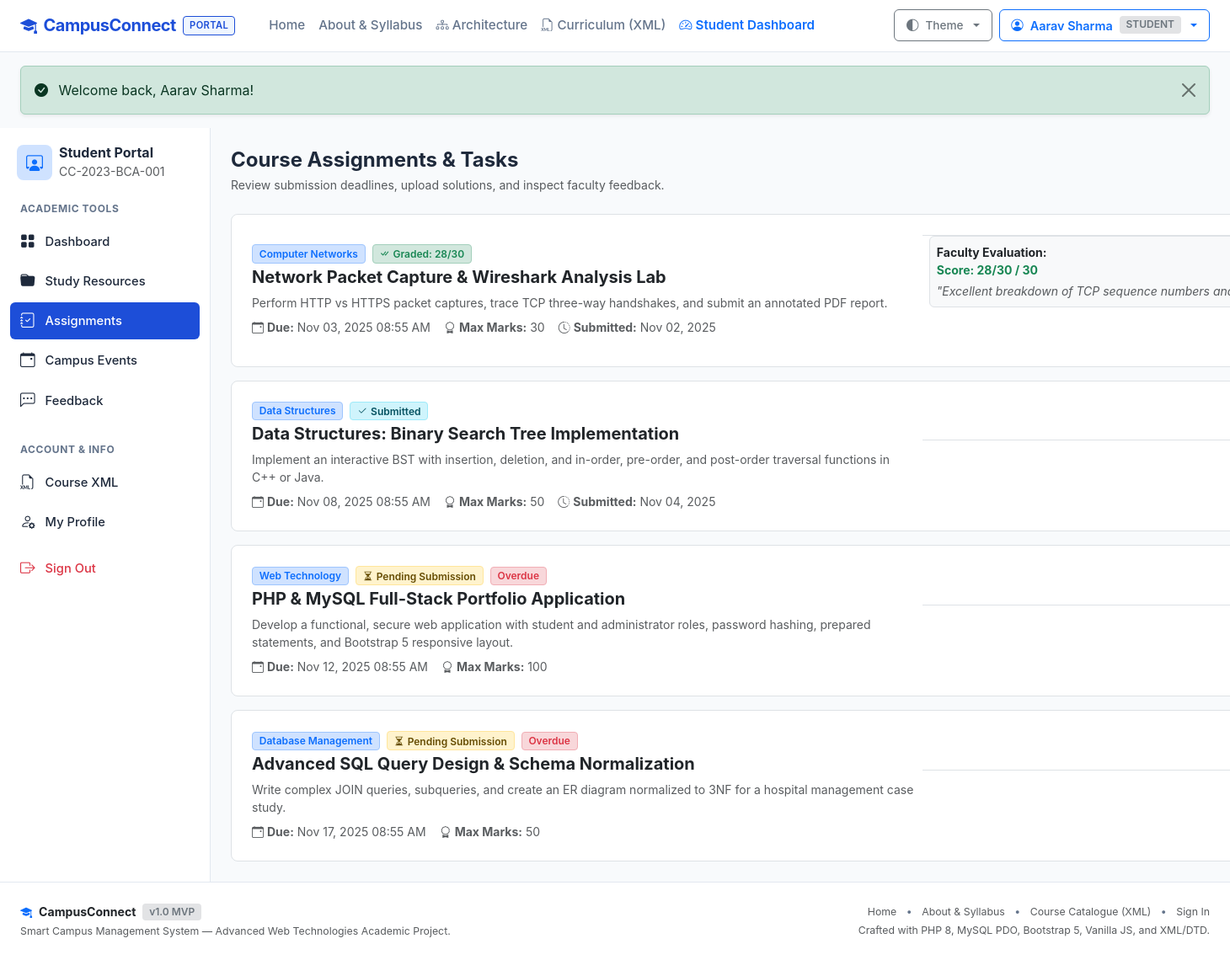
The page /student/assignments.php (signed in) on the database its author committed.
### tables this page shows
CREATE TABLE `assignment_submissions` (
  `id` INT AUTO_INCREMENT PRIMARY KEY,
  `assignment_id` INT NOT NULL,
  `student_id` INT NOT NULL,
  `file_path` VARCHAR(255) NULL,
  `file_name` VARCHAR(255) NULL,
  `submission_notes` TEXT NULL,
  `status` ENUM('pending', 'submitted', 'graded') NOT NULL DEFAULT 'submitted',
  `grade` VARCHAR(10) NULL,
  `feedback` TEXT NULL,
  `submitted_at` TIMESTAMP DEFAULT CURRENT_TIMESTAMP,
  `updated_at` TIMESTAMP DEFAULT CURRENT_TIMESTAMP ON UPDATE CURRENT_TIMESTAMP,
  FOREIGN KEY (`assignment_id`) REFERENCES `assignments`(`id`) ON DELETE CASCADE,
  FOREIGN KEY (`student_id`) REFERENCES `users`(`id`) ON DELETE CASCADE,
  UNIQUE KEY `unique_student_assignment` (`assignment_id`, `student_id`),
  INDEX `idx_submissions_status` (`status`)
);

CREATE TABLE `assignments` (
  `id` INT AUTO_INCREMENT PRIMARY KEY,
  `title` VARCHAR(200) NOT NULL,
  `description` TEXT NULL,
  `subject` VARCHAR(100) NOT NULL,
  `due_date` DATETIME NOT NULL,
  `max_marks` INT NOT NULL DEFAULT 100,
  `created_by` INT NOT NULL,
  `created_at` TIMESTAMP DEFAULT CURRENT_TIMESTAMP,
  FOREIGN KEY (`created_by`) REFERENCES `users`(`id`) ON DELETE CASCADE,
  INDEX `idx_assignments_due` (`due_date`),
  INDEX `idx_assignments_subject` (`subject`)
);

### includes/functions.php (called while the page is built, shortened)
<?php
function e(?string $string): string {
    return htmlspecialchars($string, ENT_QUOTES | ENT_SUBSTITUTE, 'UTF-8');
}
function format_date(?string $dateTimeStr, string $format = 'M d, Y'): string {
    $timestamp = strtotime($dateTimeStr);
    return $timestamp ? date($format, $timestamp) : '—';
}
function time_ago(?string $dateTimeStr): string {
    $timestamp = strtotime($dateTimeStr);
    $diff = time() - $timestamp;
    return date('M d, Y', $timestamp);
}

### student/assignments.php (the view, shortened to what this page needs)
<?php
require_once dirname(__DIR__) . '/includes/functions.php';
$studentId = (int)$_SESSION['user_id'];
$assignments = [];
try {
    $pdo = get_db_connection();
    $stmt = $pdo->prepare("
        SELECT a.id, a.title, a.description, a.subject, a.due_date, a.max_marks,
               s.id as submission_id, s.file_name as submitted_file_name, s.submission_notes,
               s.status as submission_status, s.grade, s.feedback, s.submitted_at
        FROM assignments a
        LEFT JOIN assignment_submissions s ON a.id = s.assignment_id AND s.student_id = ?
        ORDER BY a.due_date ASC
    ");
    $stmt->execute([$studentId]);
    $assignments = $stmt->fetchAll();
} catch (Exception $e) {
    error_log('Fetch assignments error: ' . $e->getMessage());
}
require_once dirname(__DIR__) . '/includes/header.php';
?>
<div class="portal-container">
  <?php require_once dirname(__DIR__) . '/includes/student_sidebar.php'; ?>
  <main class="portal-content">
    <div class="d-flex justify-content-between align-items-center mb-4">
      <div>
        <h4 class="fw-bold mb-1">Course Assignments & Tasks</h4>
        <p class="text-muted small mb-0">Review submission deadlines, upload solutions, and inspect faculty feedback.</p>
      </div>
    </div>
    <div class="row g-3">
      <?php if (empty($assignments)): ?>
        <div class="col-12">
          <div class="card card-custom p-5 text-center text-muted">
            <i class="bi bi-journal-check display-5 d-block mb-2"></i>
            <h6>No assignments found.</h6>
            <small>All caught up! Check back when your instructors post new tasks.</small>
          </div>
        </div>
      <?php else: ?>
        <?php foreach ($assignments as $asg): ?>
          <?php
            $isOverdue = strtotime($asg['due_date']) < time();
            $status = $asg['submission_status'] ?? 'pending';
          ?>
          <div class="col-12">
            <div class="card card-custom shadow-none border">
              <div class="card-body p-4">
                <div class="row g-3 align-items-center">
                  <div class="col-12 col-md-7">
                    <div class="d-flex align-items-center gap-2 mb-1">
                      <span class="badge bg-primary-subtle text-primary border border-primary-subtle"><?= e($asg['subject']) ?></span>
                      <?php if ($status === 'graded'): ?>
                        <span class="badge bg-success-subtle text-success border border-success-subtle">
                          <i class="bi bi-check-all me-1"></i>Graded: <?= e($asg['grade']) ?>
                        </span>
                      <?php elseif ($status === 'submitted'): ?>
                        <span class="badge bg-info-subtle text-info-emphasis border border-info-subtle">
                          <i class="bi bi-check2 me-1"></i>Submitted
                        </span>
                      <?php else: ?>
                        <span class="badge bg-warning-subtle text-warning-emphasis border border-warning-subtle">
                          <i class="bi bi-hourglass-split me-1"></i>Pending Submission
                        </span>
                      <?php endif; ?>
                      <?php if ($isOverdue && $status === 'pending'): ?>
                        <span class="badge bg-danger-subtle text-danger border border-danger-subtle">Overdue</span>
                      <?php endif; ?>
                    </div>
                    <h5 class="fw-bold text-body mb-2"><?= e($asg['title']) ?></h5>
                    <p class="text-muted small mb-2"><?= nl2br(e($asg['description'])) ?></p>
                    <div class="d-flex gap-3 text-muted small flex-wrap">
                      <span><i class="bi bi-calendar-event me-1"></i><strong>Due:</strong> <?= format_date($asg['due_date'], 'M d, Y h:i A') ?></span>
                      <span><i class="bi bi-award me-1"></i><strong>Max Marks:</strong> <?= e($asg['max_marks']) ?></span>
                      <?php if ($asg['submitted_at']): ?>
                        <span><i class="bi bi-clock-history me-1"></i><strong>Submitted:</strong> <?= time_ago($asg['submitted_at']) ?></span>
                      <?php endif; ?>
                    </div>
                  </div>
                  <div class="col-12 col-md-5 text-md-end border-top border-md-top-0 pt-3 pt-md-0">
                    <?php if ($status === 'graded'): ?>
                      <div class="p-2 border rounded bg-body-tertiary text-start mb-2 small">
                        <strong>Faculty Evaluation:</strong>
                        <div class="text-success fw-bold">Score: <?= e($asg['grade']) ?> / <?= e($asg['max_marks']) ?></div>
                        <?php if ($asg['feedback']): ?>
                          <div class="text-muted mt-1 fst-italic">"<?= e($asg['feedback']) ?>"</div>
                        <?php endif; ?>
                      </div>
                    <?php endif; ?>
                  </div>
                </div>
              </div>
            </div>
          </div>
        <?php endforeach; ?>
      <?php endif; ?>
    </div>
  </main>
</div>
<?php require_once dirname(__DIR__) . '/includes/footer.php'; ?>

### assets/css/style.css (style rules this page uses)
:root { --cc-primary: #1d4ed8; --cc-primary-hover: #1e40af; --cc-primary-subtle: #eff6ff; --cc-accent: #2563eb; --cc-body-bg: #f8fafc; --cc-card-bg: #ffffff; --cc-card-border: #e2e8f0; --cc-text-main: #1e293b; --cc-text-muted: #64748b; --cc-sidebar-bg: #ffffff; --cc-sidebar-border: #e2e8f0; --font-stack: -apple-system, BlinkMacSystemFont, "Segoe UI", Roboto, "Helvetica Neue", Arial, sans-serif; }
body { font-family: var(--font-stack); background-color: var(--cc-body-bg); color: var(--cc-text-main); min-height: 100vh; display: flex; flex-direction: column; -webkit-font-smoothing: antialiased; }
main { flex: 1 0 auto; }
.card-custom { background-color: var(--cc-card-bg); border: 1px solid var(--cc-card-border); border-radius: 8px; box-shadow: 0 1px 3px rgba(0, 0, 0, 0.05); transition: border-color 0.15s ease; }
.portal-container { display: flex; min-height: calc(100vh - 60px); }
.portal-content { flex-grow: 1; padding: 1.5rem; max-width: 100%; overflow-x: hidden; }
.badge { font-weight: 600; font-size: 0.75rem; padding: 0.35em 0.65em; border-radius: 4px; }

### rows shown on the page
assignment_submissions: assignment.subject "Computer Networks", grade "28/30", assignment.title "Network Packet Capture & Wireshark Analysis Lab", assignment.description "Perform HTTP vs HTTPS packet captures, trace TCP three-way handshakes, and submit an annotated PDF report.", assignment.due_date "Nov 03, 2025 08:55 AM", assignment.max_marks "30", submitted_at "Nov 02, 2025", feedback "Excellent breakdown of TCP sequence numbers…"
assignment_submissions: assignment.subject "Data Structures", status "submitted" (drawn), assignment.title "Data Structures: Binary Search Tree Implementation", assignment.description "Implement an interactive BST with insertion, deletion, and in-order, pre-order, and post-order traversal functions in C++ or Java.", assignment.due_date "Nov 08, 2025 08:55 AM", assignment.max_marks "50", submitted_at "Nov 04, 2025"
assignments: subject "Web Technology", shows "Pending Submission", shows "Overdue", title "PHP & MySQL Full-Stack Portfolio Application", description "Develop a functional, secure web application with student and administrator roles, password hashing, prepared statements, and Bootstrap 5 responsive layout.", due_date "Nov 12, 2025 08:55 AM", max_marks "100"
assignments: subject "Database Management", shows "Pending Submission", shows "Overdue", title "Advanced SQL Query Design & Schema Normalization", description "Write complex JOIN queries, subqueries, and create an ER diagram normalized to 3NF for a hospital management case study.", due_date "Nov 17, 2025 08:55 AM", max_marks "50"

### other values the page prints
$currentUser['name'] "Aarav Sharma"
$currentUser['role'] "STUDENT"
$flash['message'] "Welcome back, Aarav Sharma!"
$_SESSION['user_roll_number'] "CC-2023-BCA-001"
